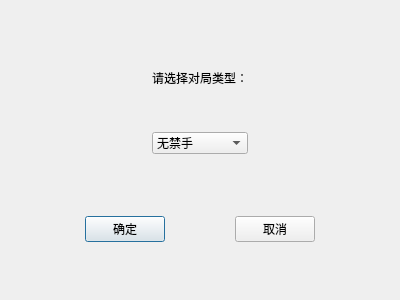
<?xml version="1.0" encoding="UTF-8"?>
<ui version="4.0">
 <class>open_local_pvp_dialog</class>
 <widget class="QDialog" name="open_local_pvp_dialog">
  <property name="geometry">
   <rect>
    <x>0</x>
    <y>0</y>
    <width>400</width>
    <height>300</height>
   </rect>
  </property>
  <property name="windowTitle">
   <string>提示</string>
  </property>
  <layout class="QVBoxLayout" name="verticalLayout_3" stretch="5,1,1">
   <item>
    <widget class="QWidget" name="widget_3" native="true">
     <layout class="QHBoxLayout" name="horizontalLayout_2" stretch="0,0,0">
      <item>
       <spacer name="horizontalSpacer_4">
        <property name="orientation">
         <enum>Qt::Horizontal</enum>
        </property>
        <property name="sizeHint" stdset="0">
         <size>
          <width>115</width>
          <height>20</height>
         </size>
        </property>
       </spacer>
      </item>
      <item>
       <widget class="QWidget" name="widget_2" native="true">
        <layout class="QVBoxLayout" name="verticalLayout_2" stretch="0,0,0">
         <item>
          <spacer name="verticalSpacer_3">
           <property name="orientation">
            <enum>Qt::Vertical</enum>
           </property>
           <property name="sizeHint" stdset="0">
            <size>
             <width>20</width>
             <height>40</height>
            </size>
           </property>
          </spacer>
         </item>
         <item>
          <layout class="QVBoxLayout" name="verticalLayout">
           <item>
            <widget class="QLabel" name="label">
             <property name="text">
              <string>请选择对局类型：</string>
             </property>
             <property name="alignment">
              <set>Qt::AlignCenter</set>
             </property>
            </widget>
           </item>
           <item>
            <spacer name="verticalSpacer">
             <property name="orientation">
              <enum>Qt::Vertical</enum>
             </property>
             <property name="sizeHint" stdset="0">
              <size>
               <width>20</width>
               <height>40</height>
              </size>
             </property>
            </spacer>
           </item>
           <item>
            <widget class="QComboBox" name="comboBox">
             <item>
              <property name="text">
               <string>无禁手</string>
              </property>
             </item>
             <item>
              <property name="text">
               <string>有禁手</string>
              </property>
             </item>
            </widget>
           </item>
          </layout>
         </item>
         <item>
          <spacer name="verticalSpacer_2">
           <property name="orientation">
            <enum>Qt::Vertical</enum>
           </property>
           <property name="sizeHint" stdset="0">
            <size>
             <width>20</width>
             <height>29</height>
            </size>
           </property>
          </spacer>
         </item>
        </layout>
       </widget>
      </item>
      <item>
       <spacer name="horizontalSpacer_5">
        <property name="orientation">
         <enum>Qt::Horizontal</enum>
        </property>
        <property name="sizeHint" stdset="0">
         <size>
          <width>115</width>
          <height>20</height>
         </size>
        </property>
       </spacer>
      </item>
     </layout>
    </widget>
   </item>
   <item>
    <widget class="QWidget" name="widget" native="true">
     <layout class="QHBoxLayout" name="horizontalLayout">
      <item>
       <spacer name="horizontalSpacer">
        <property name="orientation">
         <enum>Qt::Horizontal</enum>
        </property>
        <property name="sizeHint" stdset="0">
         <size>
          <width>40</width>
          <height>20</height>
         </size>
        </property>
       </spacer>
      </item>
      <item>
       <widget class="QPushButton" name="pushButton">
        <property name="text">
         <string>确定</string>
        </property>
       </widget>
      </item>
      <item>
       <spacer name="horizontalSpacer_3">
        <property name="orientation">
         <enum>Qt::Horizontal</enum>
        </property>
        <property name="sizeHint" stdset="0">
         <size>
          <width>40</width>
          <height>20</height>
         </size>
        </property>
       </spacer>
      </item>
      <item>
       <widget class="QPushButton" name="pushButton_2">
        <property name="text">
         <string>取消</string>
        </property>
       </widget>
      </item>
      <item>
       <spacer name="horizontalSpacer_2">
        <property name="orientation">
         <enum>Qt::Horizontal</enum>
        </property>
        <property name="sizeHint" stdset="0">
         <size>
          <width>40</width>
          <height>20</height>
         </size>
        </property>
       </spacer>
      </item>
     </layout>
    </widget>
   </item>
   <item>
    <spacer name="verticalSpacer_4">
     <property name="orientation">
      <enum>Qt::Vertical</enum>
     </property>
     <property name="sizeHint" stdset="0">
      <size>
       <width>20</width>
       <height>32</height>
      </size>
     </property>
    </spacer>
   </item>
  </layout>
 </widget>
 <resources/>
 <connections/>
</ui>
